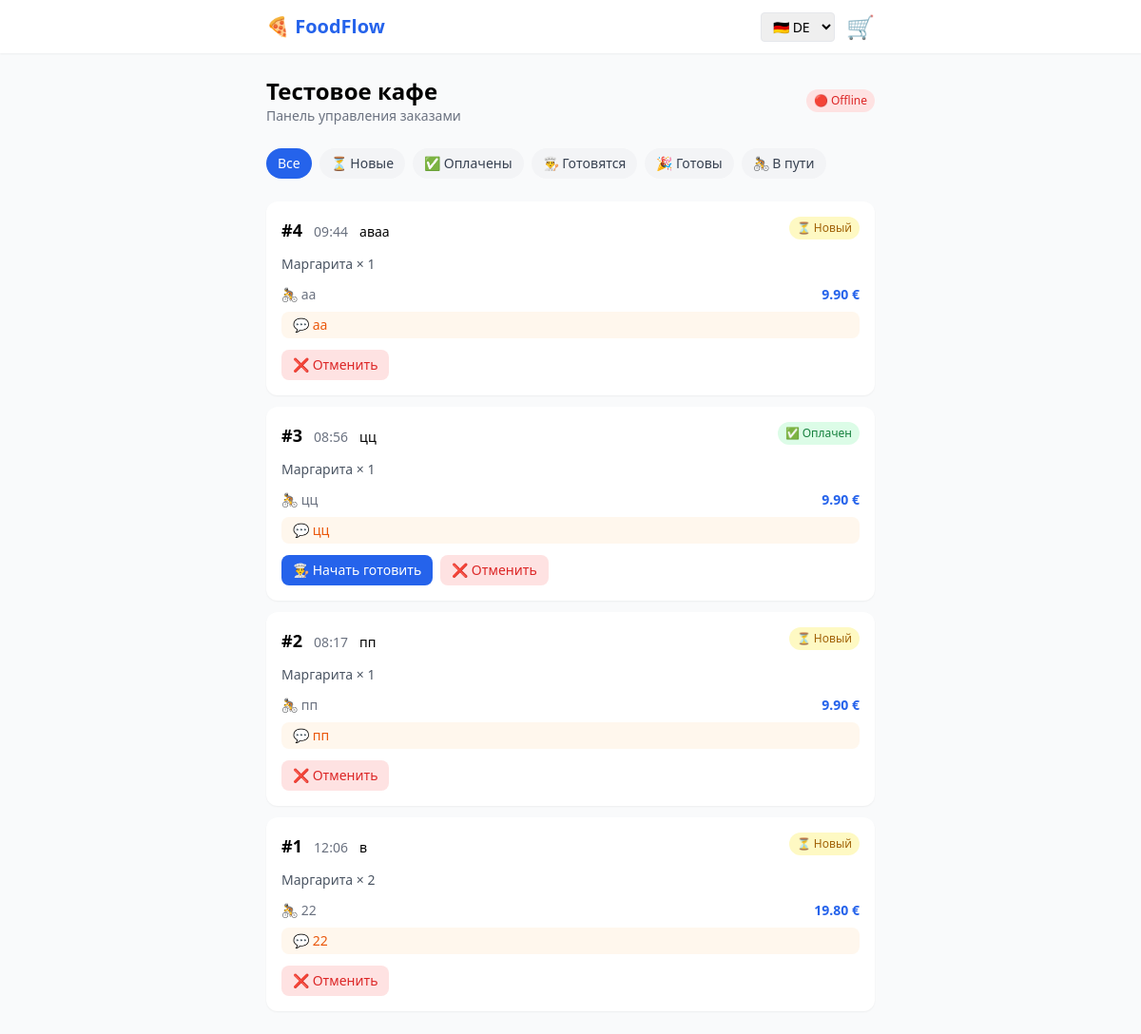
Page /cafe/dashboard/1 on the committed database.
### app/models/cafe.py (models this page shows)
class Cafe(Base):
    __tablename__ = "cafes"
    id = Column(Integer, primary_key=True, index=True)
    name = Column(String, nullable=False)
    owner_id = Column(Integer, ForeignKey("users.id"), nullable=False)
    description = Column(String, nullable=True)
    address = Column(String, nullable=True)
    phone = Column(String, nullable=True)
    logo_url = Column(String, nullable=True)
    is_active = Column(Boolean, default=True)
    owner = relationship("User", back_populates="cafes")
    categories = relationship("MenuCategory", back_populates="cafe")
    dishes = relationship("Dish", back_populates="cafe")
    orders = relationship("Order", back_populates="cafe")
    delivery_zones = relationship("DeliveryZone", back_populates="cafe")
    stripe_account = relationship("StripeAccount", back_populates="cafe", uselist=False)

### app/models/order.py (models this page shows)
class Order(Base):
    __tablename__ = "orders"
    id = Column(Integer, primary_key=True, index=True)
    cafe_id = Column(Integer, ForeignKey("cafes.id"), nullable=False)
    customer_name = Column(String, nullable=False)
    customer_phone = Column(String, nullable=True)
    customer_email = Column(String, nullable=True)
    delivery_address = Column(String, nullable=True)
    delivery_lat = Column(Float, nullable=True)
    delivery_lng = Column(Float, nullable=True)
    delivery_zone_id = Column(Integer, ForeignKey("delivery_zones.id"), nullable=True)
    delivery_price = Column(Float, default=0.0)
    subtotal = Column(Float, nullable=False)        # сумма блюд
    total = Column(Float, nullable=False)           # subtotal + delivery
    status = Column(String, default="pending")
    stripe_payment_intent_id = Column(String, nullable=True)
    stripe_checkout_session_id = Column(String, nullable=True)
    qr_code = Column(String, nullable=True)         # уникальный токен для QR на чеке
    is_confirmed = Column(Boolean, default=False)   # курьер отсканировал QR
    comment = Column(Text, nullable=True)
    language = Column(String, default="de")         # язык клиента при заказе
    created_at = Column(DateTime(timezone=True), server_default=func.now())
    updated_at = Column(DateTime(timezone=True), onupdate=func.now())
    cafe = relationship("Cafe", back_populates="orders")
    items = relationship("OrderItem", back_populates="order")
    delivery_zone = relationship("DeliveryZone")

### app/models/order_item.py (models this page shows, shortened)
class OrderItem(Base):
    __tablename__ = "order_items"
    id = Column(Integer, primary_key=True, index=True)
    order_id = Column(Integer, ForeignKey("orders.id"), nullable=False)
    dish_id = Column(Integer, ForeignKey("dishes.id"), nullable=False)
    dish_name = Column(String, nullable=False)
    dish_price = Column(Float, nullable=False)
    quantity = Column(Integer, nullable=False, default=1)
    order = relationship("Order", back_populates="items")
    dish = relationship("Dish")

### app/routers/cafe_dashboard.py (the view)
@router.get("/dashboard/{cafe_id}", response_class=HTMLResponse)
async def dashboard_page(cafe_id: int, request: Request, db: Session = Depends(get_db)):
    cafe = db.query(Cafe).filter(Cafe.id == cafe_id).first()
    if not cafe:
        raise HTTPException(status_code=404, detail="Cafe not found")
    orders = db.query(Order).filter(
        Order.cafe_id == cafe_id
    ).order_by(Order.created_at.desc()).limit(50).all()
    return templates.TemplateResponse(request=request, name="cafe/dashboard.html", context={
        "cafe": cafe,
        "orders": orders,
    })

### templates/cafe/dashboard.html (shortened to what this page needs)
{% extends "base.html" %}
{% block content %}
<div class="flex items-center justify-between mb-6">
    <div>
        <h2 class="text-2xl font-bold">{{ cafe.name }}</h2>
        <p class="text-gray-500 text-sm">Панель управления заказами</p>
    </div>
    <div class="flex items-center gap-2">
        <span id="ws-status" class="text-xs px-2 py-1 rounded-full bg-gray-100 text-gray-500">⚫ Подключение...</span>
    </div>
</div>
<div class="flex gap-2 overflow-x-auto pb-2 mb-4">
    <button onclick="filterOrders('all')" class="filter-btn active whitespace-nowrap px-3 py-1.5 rounded-full text-sm font-medium bg-blue-600 text-white">Все</button>
    <button onclick="filterOrders('pending')" class="filter-btn whitespace-nowrap px-3 py-1.5 rounded-full text-sm font-medium bg-gray-100 text-gray-700">⏳ Новые</button>
    <button onclick="filterOrders('paid')" class="filter-btn whitespace-nowrap px-3 py-1.5 rounded-full text-sm font-medium bg-gray-100 text-gray-700">✅ Оплачены</button>
    <button onclick="filterOrders('preparing')" class="filter-btn whitespace-nowrap px-3 py-1.5 rounded-full text-sm font-medium bg-gray-100 text-gray-700">👨‍🍳 Готовятся</button>
    <button onclick="filterOrders('ready')" class="filter-btn whitespace-nowrap px-3 py-1.5 rounded-full text-sm font-medium bg-gray-100 text-gray-700">🎉 Готовы</button>
    <button onclick="filterOrders('delivering')" class="filter-btn whitespace-nowrap px-3 py-1.5 rounded-full text-sm font-medium bg-gray-100 text-gray-700">🚴 В пути</button>
</div>
<div id="orders-list" class="grid gap-3">
    {% for order in orders %}
    <div class="order-card bg-white rounded-xl shadow-sm p-4" data-status="{{ order.status }}" data-order-id="{{ order.id }}">
        <div class="flex items-start justify-between mb-3">
            <div>
                <span class="font-bold text-lg">#{{ order.id }}</span>
                <span class="text-gray-500 text-sm ml-2">{{ order.created_at.strftime('%H:%M') }}</span>
                <span class="ml-2 text-sm font-medium">{{ order.customer_name }}</span>
            </div>
            <span class="status-badge text-xs px-2 py-1 rounded-full font-medium
                {% if order.status == 'pending' %}bg-yellow-100 text-yellow-700
                {% elif order.status == 'paid' %}bg-green-100 text-green-700
                {% elif order.status == 'preparing' %}bg-blue-100 text-blue-700
                {% elif order.status == 'ready' %}bg-purple-100 text-purple-700
                {% elif order.status == 'delivering' %}bg-orange-100 text-orange-700
                {% elif order.status == 'delivered' %}bg-gray-100 text-gray-500
                {% elif order.status == 'cancelled' %}bg-red-100 text-red-500
                {% endif %}">
                {% if order.status == 'pending' %}⏳ Новый
                {% elif order.status == 'paid' %}✅ Оплачен
                {% elif order.status == 'preparing' %}👨‍🍳 Готовится
                {% elif order.status == 'ready' %}🎉 Готов
                {% elif order.status == 'delivering' %}🚴 В пути
                {% elif order.status == 'delivered' %}📦 Доставлен
                {% elif order.status == 'cancelled' %}❌ Отменён
                {% endif %}
            </span>
        </div>
        <div class="text-sm text-gray-600 mb-3">
            {% for item in order.items %}
            <span>{{ item.dish_name }} × {{ item.quantity }}</span>{% if not loop.last %}, {% endif %}
            {% endfor %}
        </div>
        <div class="flex items-center justify-between text-sm">
            <span class="text-gray-500">
                {% if order.delivery_address %}🚴 {{ order.delivery_address }}{% else %}🏠 Самовывоз{% endif %}
            </span>
            <span class="font-bold text-blue-600">{{ "%.2f"|format(order.total) }} €</span>
        </div>
        {% if order.comment %}
        <div class="mt-2 text-sm text-orange-600 bg-orange-50 rounded-lg px-3 py-1">
            💬 {{ order.comment }}
        </div>
        {% endif %}
        <div class="flex gap-2 mt-3 flex-wrap">
            {% if order.status == 'paid' %}
            <button onclick="updateStatus({{ order.id }}, 'preparing')"
                    class="px-3 py-1.5 bg-blue-600 text-white rounded-lg text-sm font-medium">
                👨‍🍳 Начать готовить
            </button>
            {% elif order.status == 'preparing' %}
            <button onclick="updateStatus({{ order.id }}, 'ready')"
                    class="px-3 py-1.5 bg-purple-600 text-white rounded-lg text-sm font-medium">
                🎉 Готово
            </button>
            {% elif order.status == 'ready' %}
            <button onclick="updateStatus({{ order.id }}, 'delivering')"
                    class="px-3 py-1.5 bg-orange-500 text-white rounded-lg text-sm font-medium">
                🚴 Передать курьеру
            </button>
            {% elif order.status == 'delivering' %}
            <button onclick="updateStatus({{ order.id }}, 'delivered')"
                    class="px-3 py-1.5 bg-green-600 text-white rounded-lg text-sm font-medium">
                ✅ Доставлен
            </button>
            {% endif %}
            {% if order.status not in ['delivered', 'cancelled'] %}
            <button onclick="updateStatus({{ order.id }}, 'cancelled')"
                    class="px-3 py-1.5 bg-red-100 text-red-600 rounded-lg text-sm font-medium">
                ❌ Отменить
            </button>
            {% endif %}
        </div>
    </div>
    {% else %}
    <div class="text-center py-12 text-gray-400">
        <div class="text-5xl mb-3">📋</div>
        <p>Заказов пока нет</p>
    </div>
    {% endfor %}
</div>
{% endblock %}

### templates/base.html (shortened to what this page needs)
<!DOCTYPE html>
<html lang="{{ lang | default('de') }}">
<head>
    <script src="https://cdn.tailwindcss.com"></script>
</head>
<body class="bg-gray-50 min-h-screen">
    <header class="bg-white shadow-sm sticky top-0 z-50">
        <div class="max-w-2xl mx-auto px-4 py-3 flex items-center justify-between">
            <h1 class="text-xl font-bold text-blue-600">🍕 FoodFlow</h1>
            <div class="flex items-center gap-3">
                <select onchange="switchLang(this.value)"
                        class="text-sm border rounded px-2 py-1">
                    <option value="de" {% if lang == 'de' %}selected{% endif %}>🇩🇪 DE</option>
                </select>
                <a href="/cart" class="relative">
                    <span class="text-2xl">🛒</span>
                </a>
            </div>
        </div>
    </header>
    <main class="max-w-2xl mx-auto px-4 py-6">
        {% block content %}{% endblock %}
    </main>
</body>
</html>

### rows in the picture
Cafe: name "Тестовое кафе"
Order: id "4", created_at "09:44", customer_name "аваа", status "⏳ Новый", delivery_address "аа", total "9.90", comment "аа"
OrderItem: dish_name "Маргарита", quantity "1"
Order: id "3", created_at "08:56", customer_name "цц", status "✅ Оплачен", delivery_address "цц", total "9.90", comment "цц"
OrderItem: dish_name "Маргарита", quantity "1"
Order: id "2", created_at "08:17", customer_name "пп", status "⏳ Новый", delivery_address "пп", total "9.90", comment "пп"
OrderItem: dish_name "Маргарита", quantity "1"
Order: id "1", created_at "12:06", customer_name "в", status "⏳ Новый", delivery_address "22", total "19.80", comment "22"
OrderItem: dish_name "Маргарита", quantity "2"
